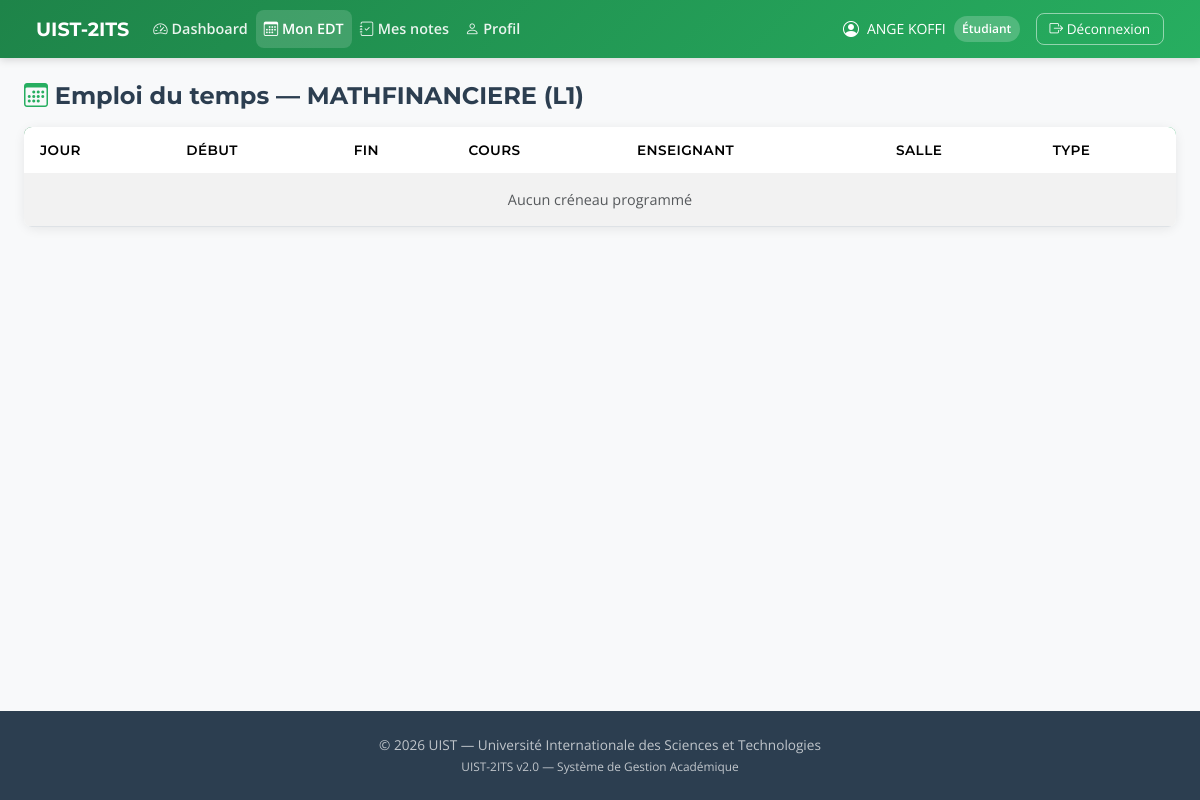
/etudiant/edt/ (signed in), run on the app's committed database.
### accounts/models.py (models this page shows, shortened)
class Utilisateur(AbstractUser):
    ROLE_CHOICES = [
        ("SUPER_ADMIN", "Super Administrateur"),
        ("DIRECTEUR", "Directeur"),
        ("GESTION_1", "Gestion 1 - Logistique"),
        ("GESTION_2", "Gestion 2 - Scolarité"),
        ("GESTION_3", "Gestion 3 - Suivi"),
        ("COMMUNICATION", "Communication - Publications"),
        ("ENSEIGNANT", "Enseignant"),
        ("ETUDIANT", "Étudiant"),
        ("PARENT", "Parent"),
    ]
    matricule = models.CharField(max_length=30, unique=True, db_index=True)
    nom = models.CharField("Nom de famille", max_length=100, default="")
    prenom = models.CharField("Prénom", max_length=100, default="")
    role = models.CharField(max_length=20, choices=ROLE_CHOICES, db_index=True)
    est_actif = models.BooleanField(default=True)
    date_creation = models.DateTimeField(auto_now_add=True)
    derniere_connexion = models.DateTimeField(null=True, blank=True)
    USERNAME_FIELD = "matricule"
    REQUIRED_FIELDS = ["nom", "prenom", "role"]
    class Meta:
        db_table = "utilisateurs"
        verbose_name = "Utilisateur"
        verbose_name_plural = "Utilisateurs"
        ordering = ["nom", "prenom"]
    @property
    def nom_complet(self):
        return f"{self.prenom} {self.nom}"

### etudiant/models.py (models this page shows, shortened)
class Etudiant(models.Model):
    id_user = models.OneToOneField(
        Utilisateur,
        on_delete=models.CASCADE,
        primary_key=True,
        related_name="etudiant_profile",
    )
    filiere = models.ForeignKey(
        "gestion1.Filiere", on_delete=models.CASCADE, related_name="etudiants"
    )
    date_naissance = models.DateField(null=True, blank=True)
    adresse = models.TextField(blank=True, default="")
    date_inscription = models.DateTimeField(auto_now_add=True)
    class Meta:
        db_table = "etudiants"
        verbose_name = "Étudiant"
        verbose_name_plural = "Étudiants"

### gestion1/models.py (models this page shows, shortened)
class Filiere(models.Model):
    NIVEAU_CHOICES = [
        ("L1", "Licence 1"),
        ("L2", "Licence 2"),
        ("L3", "Licence 3"),
        ("M1", "Master 1"),
        ("M2", "Master 2"),
    ]
    code_filiere = models.CharField(max_length=20, unique=True, db_index=True)
    nom_filiere = models.CharField(max_length=150)
    niveau = models.CharField(max_length=10, choices=NIVEAU_CHOICES)
    est_active = models.BooleanField(default=True)
    date_creation = models.DateTimeField(auto_now_add=True)
    class Meta:
        db_table = "filieres"
        verbose_name = "Filière"
        verbose_name_plural = "Filières"
        ordering = ["niveau", "nom_filiere"]

### etudiant/views.py (the view)
# urls.py: path("edt/", views.emploi_temps, name="edt"),
@login_required
@role_requis("ETUDIANT")
def emploi_temps(request):
    etudiant = obtenir_etudiant_par_user(request.user.pk)
    if not etudiant:
        return redirect("accounts:logout")
    from directeur.models import lister_edt_filiere, JOURS_SEMAINE
    creneaux = lister_edt_filiere(etudiant.filiere_id)
    return render(
        request,
        "etudiant/edt.html",
        {
            "creneaux": creneaux,
            "jours": JOURS_SEMAINE,
            "etudiant": etudiant,
        },
    )

### directeur/models.py (called while the page is built)
def lister_edt_filiere(filiere_id):
    return EmploiDuTemps.objects.filter(
        cours__filiere_id=filiere_id,
        est_actif=True,
    ).select_related("cours", "enseignant__id_user", "salle").order_by("jour", "heure_debut")

### etudiant/models.py (called while the page is built)
def obtenir_etudiant_par_user(user_id):
    try:
        return Etudiant.objects.select_related("id_user", "filiere").get(
            id_user_id=user_id
        )
    except Etudiant.DoesNotExist:
        return None

### templates/etudiant/edt.html (shortened to what this page needs)
{% extends "base.html" %}
{% block nav_links %}
<li class="nav-item"><a class="nav-link" href="{% url 'etudiant:dashboard' %}"><i class="bi bi-speedometer2"></i> Dashboard</a></li>
<li class="nav-item"><a class="nav-link active" href="{% url 'etudiant:edt' %}"><i class="bi bi-calendar3"></i> Mon EDT</a></li>
<li class="nav-item"><a class="nav-link" href="{% url 'etudiant:notes' %}"><i class="bi bi-journal-check"></i> Mes notes</a></li>
<li class="nav-item"><a class="nav-link" href="{% url 'etudiant:profil' %}"><i class="bi bi-person"></i> Profil</a></li>
{% endblock %}
{% block content %}
<h4 class="mb-3"><i class="bi bi-calendar3 text-vert"></i> Emploi du temps — {{ etudiant.filiere.nom_filiere }} ({{ etudiant.filiere.niveau }})</h4>
<div class="card">
    <div class="card-body p-0">
        <table class="table table-striped mb-0">
            <thead><tr><th>Jour</th><th>Début</th><th>Fin</th><th>Cours</th><th>Enseignant</th><th>Salle</th><th>Type</th></tr></thead>
            <tbody>
                {% for c in creneaux %}
                <tr>
                    <td><strong>{{ c.jour }}</strong></td>
                    <td>{{ c.heure_debut|time:"H:i" }}</td>
                    <td>{{ c.heure_fin|time:"H:i" }}</td>
                    <td>{{ c.cours.libelle }}</td>
                    <td>{{ c.enseignant }}</td>
                    <td>{{ c.salle.nom_salle }}</td>
                    <td><span class="badge badge-vert">{{ c.type_creneau }}</span></td>
                </tr>
                {% empty %}
                <tr><td colspan="7" class="text-center text-muted py-3">Aucun créneau programmé</td></tr>
                {% endfor %}
            </tbody>
        </table>
    </div>
</div>
{% endblock %}

### templates/base.html (shortened to what this page needs)
{% load static %}
<!DOCTYPE html>
<html lang="fr">
<head>
    <link href="https://cdn.jsdelivr.net/npm/bootstrap@5.3.2/dist/css/bootstrap.min.css" rel="stylesheet">
    <link rel="stylesheet" href="https://cdn.jsdelivr.net/npm/bootstrap-icons@1.11.1/font/bootstrap-icons.css">
    <link rel="stylesheet" href="{% static 'css/style.css' %}">
</head>
<body>
    {% if user.is_authenticated %}
    <nav class="navbar navbar-expand-lg navbar-dark navbar-uist">
        <div class="container-fluid">
            <a class="navbar-brand d-flex align-items-center" href="/">
                <span>UIST-2ITS</span>
            </a>
            <div class="collapse navbar-collapse" id="navMain">
                <ul class="navbar-nav me-auto">
                    {% block nav_links %}{% endblock %}
                </ul>
                <div class="d-flex align-items-center gap-2">
                    <i class="bi bi-person-circle text-white"></i>
                    <span class="text-white small">{{ user.nom_complet }}</span>
                    <span class="badge-role">{{ user.get_role_display }}</span>
                    <a href="{% url 'accounts:logout' %}" class="btn-deconnexion ms-2">
                        <i class="bi bi-box-arrow-right"></i> Déconnexion
                    </a>
                </div>
            </div>
        </div>
    </nav>
    {% endif %}
    <main class="{% if user.is_authenticated %}container-fluid mt-4 px-4{% endif %}">
        {% block content %}{% endblock %}
    </main>
    <footer class="footer-uist text-center">
        <p class="mb-0">&copy; 2026 UIST — Université Internationale des Sciences et Technologies</p>
        <small>UIST-2ITS v2.0 — Système de Gestion Académique</small>
    </footer>
</body>
</html>

### static/css/style.css (style rules this page uses)
:root { --vert-primaire: #27AE60; --vert-fonce: #1E8449; --vert-clair: #E8F5E9; --vert-accent: #2ECC71; --texte-fonce: #2C3E50; --texte-secondaire: #7F8C8D; --blanc: #FFFFFF; --bg-clair: #F8F9FA; --bg-section: #F1F8E9; --succes: #27AE60; --danger: #E74C3C; --warning: #F39C12; --info: #3498DB; --border: #E0E0E0; --shadow: 0 2px 12px rgba(0, 0, 0, 0.08); --shadow-hover: 0 8px 24px rgba(0, 0, 0, 0.12); --radius: 0.75rem; --radius-sm: 0.5rem; --font-titres: 'Montserrat', sans-serif; --font-corps: 'Open Sans', sans-serif; }
*, *::before, *::after { box-sizing: border-box; }
body { font-family: var(--font-corps); color: var(--texte-fonce); background: var(--bg-clair); min-height: 100vh; display: flex; flex-direction: column; margin: 0; }
main { flex: 1; }
h1, h2, h3, h4, h5, h6 { font-family: var(--font-titres); font-weight: 700; color: var(--texte-fonce); }
a { color: var(--vert-primaire); text-decoration: none; }
.navbar-uist { background: linear-gradient(135deg, var(--vert-fonce) 0%, var(--vert-primaire) 100%); padding: 0.6rem 1.5rem; box-shadow: 0 2px 8px rgba(0, 0, 0, 0.15); }
.navbar-uist .navbar-brand { font-family: var(--font-titres); font-weight: 700; color: var(--blanc) !important; font-size: 1.2rem; }
.navbar-uist .nav-link { color: rgba(255, 255, 255, 0.9) !important; font-weight: 600; padding: 0.5rem 0.8rem; border-radius: var(--radius-sm); transition: all 0.2s; font-size: 0.9rem; }
.navbar-uist .nav-link:hover, .navbar-uist .nav-link.active { color: var(--blanc) !important; background: rgba(255, 255, 255, 0.15); }
.navbar-uist .badge-role { background: rgba(255, 255, 255, 0.2); color: var(--blanc); padding: 0.3em 0.7em; border-radius: 1rem; font-size: 0.75rem; font-weight: 600; }
.navbar-uist .btn-deconnexion { border: 1px solid rgba(255, 255, 255, 0.5); color: var(--blanc); padding: 0.3rem 0.8rem; border-radius: var(--radius-sm); font-size: 0.85rem; transition: all 0.2s; }
.card { border: none; border-radius: var(--radius); box-shadow: var(--shadow); transition: transform 0.2s, box-shadow 0.2s; background: var(--blanc); }
.table { background: var(--blanc); border-radius: var(--radius-sm); overflow: hidden; }
.table thead { background: linear-gradient(135deg, var(--vert-fonce), var(--vert-primaire)); color: var(--blanc); }
.table thead th { font-family: var(--font-titres); font-weight: 600; border: none; padding: 0.8rem 1rem; font-size: 0.85rem; text-transform: uppercase; letter-spacing: 0.03em; }
.table tbody tr { transition: background 0.15s; }
.table-striped tbody tr:nth-of-type(odd) { background: rgba(39, 174, 96, 0.03); }
.table tbody td { padding: 0.7rem 1rem; vertical-align: middle; font-size: 0.9rem; }
.footer-uist { background: var(--texte-fonce); color: rgba(255, 255, 255, 0.7); padding: 1.5rem 0; margin-top: auto; font-size: 0.85rem; }
.text-vert { color: var(--vert-primaire) !important; }

### data on the page
Utilisateur: nom_complet "ANGE KOFFI", role "Étudiant"
Etudiant: filiere.nom_filiere "MATHFINANCIERE", filiere.niveau "L1"
